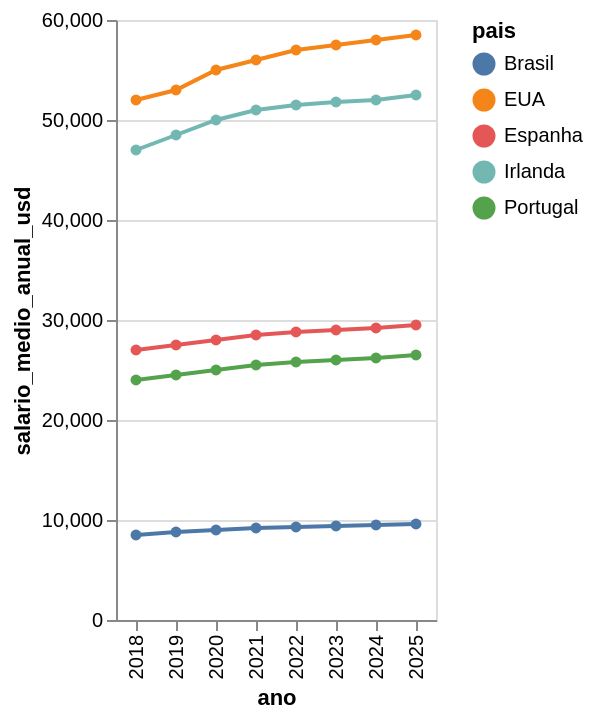

Here is the notebook cell this chart was saved with:
### Code cell
st.subheader("💰 Evolução do Salário Médio Anual (USD)")

grafico_salario = alt.Chart(df_filtrado).mark_line(point=True).encode(
    x="ano:O",
    y="salario_medio_anual_usd:Q",
    color="pais:N",
    tooltip=["pais", "ano", "salario_medio_anual_usd"]
).properties(
    width='container',
).interactive()

st.altair_chart(grafico_salario, use_container_width=True)
grafico_salario

### Figure 1 — Vega-Lite specification as saved in the notebook (floating-point values rounded to 4 significant figures)
{"config": {"view": {"continuousWidth": 300, "continuousHeight": 300}}, "data": {"name": "data-579b8e960732b3cdaaf8944cf3f97233"}, "mark": {"type": "line", "point": true}, "encoding": {"color": {"field": "pais", "type": "nominal"}, "tooltip": [{"field": "pais", "type": "nominal"}, {"field": "ano", "type": "quantitative"}, {"field": "salario_medio_anual_usd", "type": "quantitative"}], "x": {"field": "ano", "type": "ordinal"}, "y": {"field": "salario_medio_anual_usd", "type": "quantitative"}}, "params": [{"name": "param_3", "select": {"type": "interval", "encodings": ["x", "y"]}, "bind": "scales"}], "width": "container", "$schema": "https://vega.github.io/schema/vega-lite/v5.8.0.json", "datasets": {"data-579b8e960732b3cdaaf8944cf3f97233": [{"pais": "Portugal", "ano": 2018, "preco_medio_habitacao_usd": 210000, "salario_medio_anual_usd": 24000, "salario_medio_mensal_usd": 2000, "inflacao_anual_pct": 1.2, "preco_rendimento_ratio": 8.75}, {"pais": "Portugal", "ano": 2019, "preco_medio_habitacao_usd": 225000, "salario_medio_anual_usd": 24500, "salario_medio_mensal_usd": 2042, "inflacao_anual_pct": 0.3, "preco_rendimento_ratio": 9.18}, {"pais": "Portugal", "ano": 2020, "preco_medio_habitacao_usd": 240000, "salario_medio_anual_usd": 25000, "salario_medio_mensal_usd": 2083, "inflacao_anual_pct": 0.0, "preco_rendimento_ratio": 9.6}, {"pais": "Portugal", "ano": 2021, "preco_medio_habitacao_usd": 270000, "salario_medio_anual_usd": 25500, "salario_medio_mensal_usd": 2125, "inflacao_anual_pct": 1.3, "preco_rendimento_ratio": 10.59}, {"pais": "Portugal", "ano": 2022, "preco_medio_habitacao_usd": 300000, "salario_medio_anual_usd": 25800, "salario_medio_mensal_usd": 2150, "inflacao_anual_pct": 7.8, "preco_rendimento_ratio": 11.63}, {"pais": "Portugal", "ano": 2023, "preco_medio_habitacao_usd": 310000, "salario_medio_anual_usd": 26000, "salario_medio_mensal_usd": 2167, "inflacao_anual_pct": 5.3, "preco_rendimento_ratio": 11.92}, {"pais": "Portugal", "ano": 2024, "preco_medio_habitacao_usd": 320000, "salario_medio_anual_usd": 26200, "salario_medio_mensal_usd": 2183, "inflacao_anual_pct": 2.2, "preco_rendimento_ratio": 12.21}, {"pais": "Portugal", "ano": 2025, "preco_medio_habitacao_usd": 330000, "salario_medio_anual_usd": 26500, "salario_medio_mensal_usd": 2208, "inflacao_anual_pct": 2.0, "preco_rendimento_ratio": 12.45}, {"pais": "Espanha", "ano": 2018, "preco_medio_habitacao_usd": 230000, "salario_medio_anual_usd": 27000, "salario_medio_mensal_usd": 2250, "inflacao_anual_pct": 1.7, "preco_rendimento_ratio": 8.52}, {"pais": "Espanha", "ano": 2019, "preco_medio_habitacao_usd": 245000, "salario_medio_anual_usd": 27500, "salario_medio_mensal_usd": 2292, "inflacao_anual_pct": 0.8, "preco_rendimento_ratio": 8.91}, {"pais": "Espanha", "ano": 2020, "preco_medio_habitacao_usd": 260000, "salario_medio_anual_usd": 28000, "salario_medio_mensal_usd": 2333, "inflacao_anual_pct": 0.3, "preco_rendimento_ratio": 9.29}, {"pais": "Espanha", "ano": 2021, "preco_medio_habitacao_usd": 285000, "salario_medio_anual_usd": 28500, "salario_medio_mensal_usd": 2375, "inflacao_anual_pct": 3.1, "preco_rendimento_ratio": 10.0}, {"pais": "Espanha", "ano": 2022, "preco_medio_habitacao_usd": 300000, "salario_medio_anual_usd": 28800, "salario_medio_mensal_usd": 2400, "inflacao_anual_pct": 8.4, "preco_rendimento_ratio": 10.42}, {"pais": "Espanha", "ano": 2023, "preco_medio_habitacao_usd": 305000, "salario_medio_anual_usd": 29000, "salario_medio_mensal_usd": 2417, "inflacao_anual_pct": 3.5, "preco_rendimento_ratio": 10.52}, {"pais": "Espanha", "ano": 2024, "preco_medio_habitacao_usd": 310000, "salario_medio_anual_usd": 29200, "salario_medio_mensal_usd": 2433, "inflacao_anual_pct": 2.9, "preco_rendimento_ratio": 10.62}, {"pais": "Espanha", "ano": 2025, "preco_medio_habitacao_usd": 315000, "salario_medio_anual_usd": 29500, "salario_medio_mensal_usd": 2458, "inflacao_anual_pct": 2.3, "preco_rendimento_ratio": 10.68}, {"pais": "EUA", "ano": 2018, "preco_medio_habitacao_usd": 330000, "salario_medio_anual_usd": 52000, "salario_medio_mensal_usd": 4333, "inflacao_anual_pct": 2.4, "preco_rendimento_ratio": 6.35}, {"pais": "EUA", "ano": 2019, "preco_medio_habitacao_usd": 340000, "salario_medio_anual_usd": 53000, "salario_medio_mensal_usd": 4417, "inflacao_anual_pct": 1.8, "preco_rendimento_ratio": 6.42}, {"pais": "EUA", "ano": 2020, "preco_medio_habitacao_usd": 350000, "salario_medio_anual_usd": 55000, "salario_medio_mensal_usd": 4583, "inflacao_anual_pct": 1.2, "preco_rendimento_ratio": 6.36}, {"pais": "EUA", "ano": 2021, "preco_medio_habitacao_usd": 400000, "salario_medio_anual_usd": 56000, "salario_medio_mensal_usd": 4667, "inflacao_anual_pct": 4.7, "preco_rendimento_ratio": 7.14}, {"pais": "EUA", "ano": 2022, "preco_medio_habitacao_usd": 470000, "salario_medio_anual_usd": 57000, "salario_medio_mensal_usd": 4750, "inflacao_anual_pct": 8.0, "preco_rendimento_ratio": 8.25}, {"pais": "EUA", "ano": 2023, "preco_medio_habitacao_usd": 495000, "salario_medio_anual_usd": 57500, "salario_medio_mensal_usd": 4792, "inflacao_anual_pct": 4.1, "preco_rendimento_ratio": 8.61}, {"pais": "EUA", "ano": 2024, "preco_medio_habitacao_usd": 510000, "salario_medio_anual_usd": 58000, "salario_medio_mensal_usd": 4833, "inflacao_anual_pct": 2.7, "preco_rendimento_ratio": 8.79}, {"pais": "EUA", "ano": 2025, "preco_medio_habitacao_usd": 520000, "salario_medio_anual_usd": 58500, "salario_medio_mensal_usd": 4875, "inflacao_anual_pct": 2.3, "preco_rendimento_ratio": 8.89}, {"pais": "Brasil", "ano": 2018, "preco_medio_habitacao_usd": 120000, "salario_medio_anual_usd": 8500, "salario_medio_mensal_usd": 708, "inflacao_anual_pct": 3.7, "preco_rendimento_ratio": 14.12}, {"pais": "Brasil", "ano": 2019, "preco_medio_habitacao_usd": 130000, "salario_medio_anual_usd": 8800, "salario_medio_mensal_usd": 733, "inflacao_anual_pct": 3.7, "preco_rendimento_ratio": 14.77}, {"pais": "Brasil", "ano": 2020, "preco_medio_habitacao_usd": 140000, "salario_medio_anual_usd": 9000, "salario_medio_mensal_usd": 750, "inflacao_anual_pct": 4.5, "preco_rendimento_ratio": 15.56}, {"pais": "Brasil", "ano": 2021, "preco_medio_habitacao_usd": 150000, "salario_medio_anual_usd": 9200, "salario_medio_mensal_usd": 767, "inflacao_anual_pct": 10.1, "preco_rendimento_ratio": 16.3}, {"pais": "Brasil", "ano": 2022, "preco_medio_habitacao_usd": 155000, "salario_medio_anual_usd": 9300, "salario_medio_mensal_usd": 775, "inflacao_anual_pct": 5.8, "preco_rendimento_ratio": 16.67}, {"pais": "Brasil", "ano": 2023, "preco_medio_habitacao_usd": 158000, "salario_medio_anual_usd": 9400, "salario_medio_mensal_usd": 783, "inflacao_anual_pct": 4.6, "preco_rendimento_ratio": 16.81}, {"pais": "Brasil", "ano": 2024, "preco_medio_habitacao_usd": 160000, "salario_medio_anual_usd": 9500, "salario_medio_mensal_usd": 792, "inflacao_anual_pct": 5.0, "preco_rendimento_ratio": 16.84}, {"pais": "Brasil", "ano": 2025, "preco_medio_habitacao_usd": 165000, "salario_medio_anual_usd": 9600, "salario_medio_mensal_usd": 800, "inflacao_anual_pct": 4.5, "preco_rendimento_ratio": 17.19}, {"pais": "Irlanda", "ano": 2018, "preco_medio_habitacao_usd": 300000, "salario_medio_anual_usd": 47000, "salario_medio_mensal_usd": 3917, "inflacao_anual_pct": 0.6, "preco_rendimento_ratio": 6.38}, {"pais": "Irlanda", "ano": 2019, "preco_medio_habitacao_usd": 320000, "salario_medio_anual_usd": 48500, "salario_medio_mensal_usd": 4042, "inflacao_anual_pct": 0.9, "preco_rendimento_ratio": 6.6}, {"pais": "Irlanda", "ano": 2020, "preco_medio_habitacao_usd": 350000, "salario_medio_anual_usd": 50000, "salario_medio_mensal_usd": 4167, "inflacao_anual_pct": 0.3, "preco_rendimento_ratio": 7.0}, {"pais": "Irlanda", "ano": 2021, "preco_medio_habitacao_usd": 380000, "salario_medio_anual_usd": 51000, "salario_medio_mensal_usd": 4250, "inflacao_anual_pct": 2.4, "preco_rendimento_ratio": 7.45}, {"pais": "Irlanda", "ano": 2022, "preco_medio_habitacao_usd": 400000, "salario_medio_anual_usd": 51500, "salario_medio_mensal_usd": 4292, "inflacao_anual_pct": 7.8, "preco_rendimento_ratio": 7.77}, {"pais": "Irlanda", "ano": 2023, "preco_medio_habitacao_usd": 410000, "salario_medio_anual_usd": 51800, "salario_medio_mensal_usd": 4317, "inflacao_anual_pct": 6.4, "preco_rendimento_ratio": 7.92}, {"pais": "Irlanda", "ano": 2024, "preco_medio_habitacao_usd": 420000, "salario_medio_anual_usd": 52000, "salario_medio_mensal_usd": 4333, "inflacao_anual_pct": 1.8, "preco_rendimento_ratio": 8.08}, {"pais": "Irlanda", "ano": 2025, "preco_medio_habitacao_usd": 430000, "salario_medio_anual_usd": 52500, "salario_medio_mensal_usd": 4375, "inflacao_anual_pct": 2.0, "preco_rendimento_ratio": 8.19}]}}
